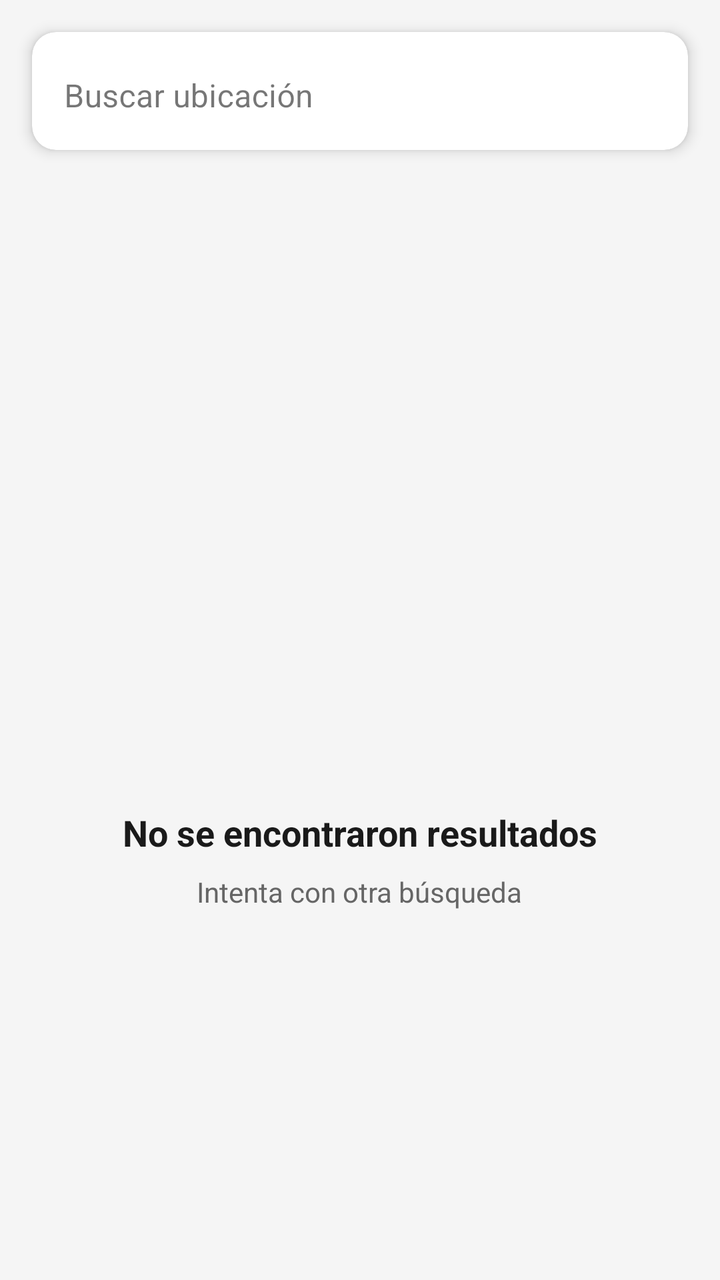
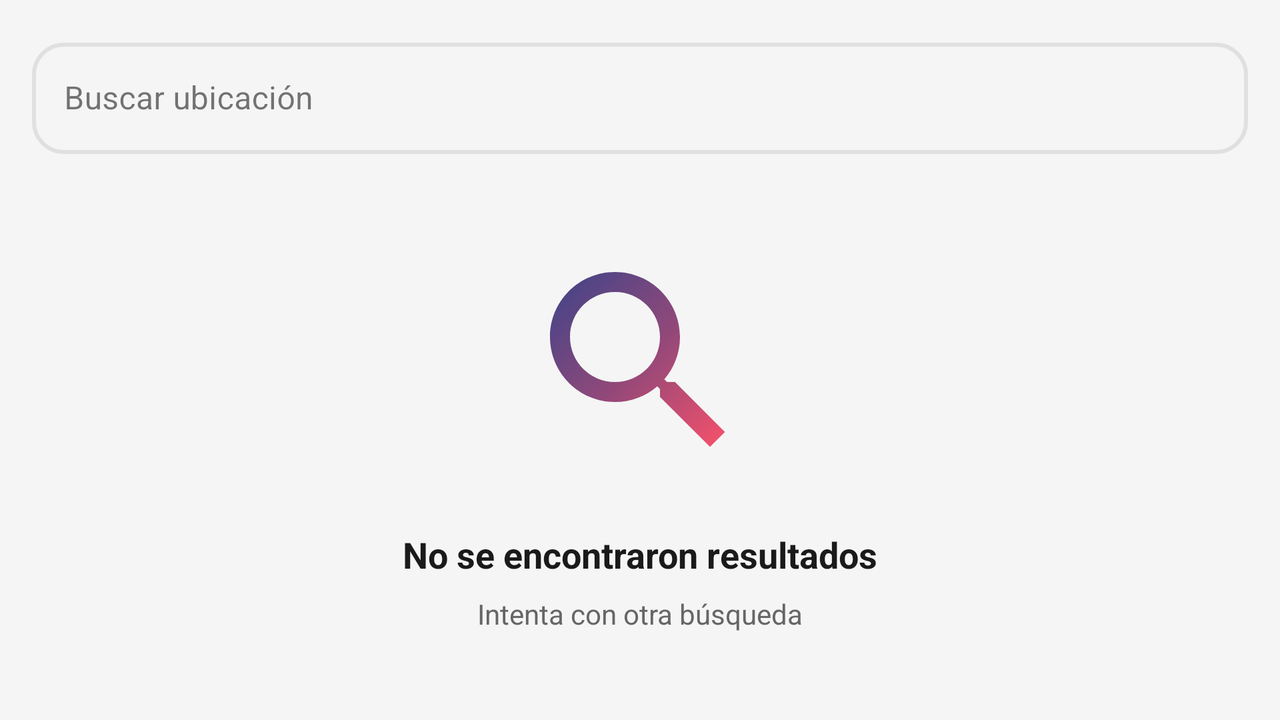

Compare how this app lays out the same screen by default and in its alternative resource folder. The renders come first, then the two layout files and the values they reference.
<!-- AndroidManifest.xml: application theme Theme.WeatherBold -->
<!-- res/layout/fragment_search.xml -->
<?xml version="1.0" encoding="utf-8"?>
<androidx.constraintlayout.widget.ConstraintLayout 
    xmlns:android="http://schemas.android.com/apk/res/android"
    xmlns:app="http://schemas.android.com/apk/res-auto"
    xmlns:tools="http://schemas.android.com/tools"
    android:layout_width="match_parent"
    android:layout_height="match_parent"
    android:background="?android:attr/colorBackground"
    tools:context=".presentation.ui.search.SearchFragment">

    <com.google.android.material.card.MaterialCardView
        android:id="@+id/search_card"
        android:layout_width="0dp"
        android:layout_height="wrap_content"
        android:layout_margin="@dimen/spacing_medium"
        app:cardCornerRadius="@dimen/card_corner_radius"
        app:cardElevation="@dimen/card_elevation"
        app:layout_constraintEnd_toEndOf="parent"
        app:layout_constraintStart_toStartOf="parent"
        app:layout_constraintTop_toTopOf="parent">

        <com.google.android.material.textfield.TextInputLayout
            android:id="@+id/search_input_layout"
            style="@style/Widget.MaterialComponents.TextInputLayout.OutlinedBox"
            android:layout_width="match_parent"
            android:layout_height="wrap_content"
            android:hint="@string/search_hint"
            app:boxStrokeWidth="0dp"
            app:boxStrokeWidthFocused="0dp"
            app:endIconMode="clear_text"
            app:hintAnimationEnabled="true">

            <com.google.android.material.textfield.TextInputEditText
                android:id="@+id/search_edit_text"
                android:layout_width="match_parent"
                android:layout_height="wrap_content"
                android:imeOptions="actionSearch"
                android:inputType="text"
                android:maxLines="1"
                android:padding="@dimen/spacing_medium"
                android:textSize="@dimen/text_size_medium" />

        </com.google.android.material.textfield.TextInputLayout>

    </com.google.android.material.card.MaterialCardView>

    <androidx.recyclerview.widget.RecyclerView
        android:id="@+id/locations_recycler_view"
        android:layout_width="0dp"
        android:layout_height="0dp"
        android:layout_marginTop="@dimen/spacing_small"
        android:clipToPadding="false"
        android:paddingHorizontal="@dimen/spacing_small"
        android:paddingBottom="@dimen/spacing_medium"
        app:layoutManager="androidx.recyclerview.widget.LinearLayoutManager"
        app:layout_constraintBottom_toBottomOf="parent"
        app:layout_constraintEnd_toEndOf="parent"
        app:layout_constraintStart_toStartOf="parent"
        app:layout_constraintTop_toBottomOf="@id/search_card"
        tools:listitem="@layout/item_location_search" />

    <LinearLayout
        android:id="@+id/empty_state_layout"
        android:layout_width="wrap_content"
        android:layout_height="wrap_content"
        android:gravity="center"
        android:orientation="vertical"
        android:padding="@dimen/spacing_extra_large"
        android:visibility="gone"
        app:layout_constraintBottom_toBottomOf="parent"
        app:layout_constraintEnd_toEndOf="parent"
        app:layout_constraintStart_toStartOf="parent"
        app:layout_constraintTop_toBottomOf="@id/search_card"
        tools:visibility="visible">

        <ImageView
            android:id="@+id/empty_state_image"
            android:layout_width="120dp"
            android:layout_height="120dp"
            android:alpha="0.6"
            android:contentDescription="@string/no_results_found"
            android:src="@drawable/ic_search_black_24dp"
            app:tint="?android:attr/textColorSecondary" />

        <TextView
            android:id="@+id/empty_state_title"
            android:layout_width="wrap_content"
            android:layout_height="wrap_content"
            android:layout_marginTop="@dimen/spacing_large"
            android:text="@string/no_results_found"
            android:textColor="?android:attr/textColorPrimary"
            android:textSize="@dimen/text_size_large"
            android:textStyle="bold" />

        <TextView
            android:id="@+id/empty_state_message"
            android:layout_width="wrap_content"
            android:layout_height="wrap_content"
            android:layout_marginTop="@dimen/spacing_small"
            android:gravity="center"
            android:text="@string/try_different_search"
            android:textColor="?android:attr/textColorSecondary"
            android:textSize="@dimen/text_size_normal" />

    </LinearLayout>

</androidx.constraintlayout.widget.ConstraintLayout>
<!-- res/layout/item_location_search.xml (included above) -->
<?xml version="1.0" encoding="utf-8"?>
<com.google.android.material.card.MaterialCardView xmlns:android="http://schemas.android.com/apk/res/android"
    xmlns:app="http://schemas.android.com/apk/res-auto"
    xmlns:tools="http://schemas.android.com/tools"
    android:layout_width="match_parent"
    android:layout_height="wrap_content"
    android:layout_marginHorizontal="8dp"
    android:layout_marginVertical="4dp"
    android:clickable="true"
    android:focusable="true"
    android:foreground="?android:attr/selectableItemBackground"
    app:cardCornerRadius="8dp"
    app:cardElevation="2dp"
    app:cardUseCompatPadding="true">

    <androidx.constraintlayout.widget.ConstraintLayout
        android:layout_width="match_parent"
        android:layout_height="wrap_content"
        android:padding="16dp">

        
        <FrameLayout
            android:id="@+id/flag_container"
            android:layout_width="40dp"
            android:layout_height="30dp"
            app:layout_constraintBottom_toBottomOf="parent"
            app:layout_constraintStart_toStartOf="parent"
            app:layout_constraintTop_toTopOf="parent">

            <ImageView
                android:id="@+id/location_icon"
                android:layout_width="match_parent"
                android:layout_height="match_parent"
                android:contentDescription="@string/country_flag_description"
                android:scaleType="fitXY"
                android:src="@drawable/avatar_12" />

            <com.google.android.material.progressindicator.CircularProgressIndicator
                android:id="@+id/loading_indicator"
                android:layout_width="24dp"
                android:layout_height="24dp"
                android:layout_gravity="center"
                android:indeterminate="true"
                android:visibility="gone"
                app:indicatorColor="?attr/colorPrimary"
                app:trackThickness="3dp" />

        </FrameLayout>

        
        <com.google.android.material.progressindicator.LinearProgressIndicator
            android:id="@+id/text_loading_indicator"
            android:layout_width="0dp"
            android:layout_height="wrap_content"
            android:layout_marginStart="16dp"
            android:layout_marginEnd="16dp"
            android:indeterminate="true"
            android:visibility="gone"
            app:indicatorColor="?attr/colorPrimary"
            app:layout_constraintBottom_toBottomOf="parent"
            app:layout_constraintEnd_toEndOf="parent"
            app:layout_constraintStart_toEndOf="@+id/flag_container"
            app:layout_constraintTop_toTopOf="parent"
            app:trackThickness="4dp" />

        <TextView
            android:id="@+id/location_name"
            android:layout_width="0dp"
            android:layout_height="wrap_content"
            android:layout_marginStart="16dp"
            android:layout_marginEnd="16dp"
            android:ellipsize="end"
            android:gravity="start|center"
            android:lines="2"
            android:maxLines="2"
            android:textColor="?android:attr/textColorPrimary"
            android:textSize="16sp"
            android:textStyle="bold"
            app:layout_constraintBottom_toBottomOf="parent"
            app:layout_constraintEnd_toEndOf="parent"
            app:layout_constraintStart_toEndOf="@+id/flag_container"
            app:layout_constraintTop_toTopOf="parent"
            tools:text="Barcelona, Catalonia, Spain" />

    </androidx.constraintlayout.widget.ConstraintLayout>

</com.google.android.material.card.MaterialCardView>
<!-- resources referenced by this layout -->
<resources>
  <dimen name="card_corner_radius">12dp</dimen>
  <dimen name="card_elevation">4dp</dimen>
  <dimen name="spacing_extra_large">32dp</dimen>
  <dimen name="spacing_large">24dp</dimen>
  <dimen name="spacing_medium">16dp</dimen>
  <dimen name="spacing_small">8dp</dimen>
  <dimen name="text_size_large">18sp</dimen>
  <dimen name="text_size_medium">16sp</dimen>
  <dimen name="text_size_normal">14sp</dimen>
  <!-- drawable avatar_12: vector/xml drawable (drawable, 3239 chars, omitted) -->
  <string name="country_flag_description">Bandera del país</string>
  <string name="no_results_found">No se encontraron resultados</string>
  <string name="search_hint">Buscar ubicación</string>
  <string name="try_different_search">Intenta con otra búsqueda</string>
  <style name="Theme.WeatherBold" parent="Theme.MaterialComponents.DayNight.DarkActionBar">
          
          <item name="colorPrimary">@color/primary_light</item>
          <item name="colorPrimaryVariant">@color/primary_variant_light</item>
          <item name="colorOnPrimary">@color/text_on_primary_light</item>
          
          
          <item name="colorSecondary">@color/secondary_light</item>
          <item name="colorSecondaryVariant">@color/secondary_variant_light</item>
          <item name="colorOnSecondary">@color/text_on_secondary_light</item>
          
          
          <item name="android:colorBackground">@color/background_light</item>
          <item name="colorSurface">@color/surface_light</item>
          <item name="colorSurfaceVariant">@color/surface_variant_light</item>
          <item name="colorOnSurface">@color/text_primary_light</item>
          <item name="colorOnBackground">@color/text_primary_light</item>
          
          
          <item name="android:statusBarColor">@color/primary_variant_light</item>
          <item name="android:windowLightStatusBar" tools:targetApi="m">true</item>
          
          
          <item name="android:navigationBarColor">@color/surface_light</item>
          <item name="android:windowLightNavigationBar" tools:targetApi="o_mr1">true</item>
          
          
          <item name="android:textColorPrimary">@color/text_primary_light</item>
          <item name="android:textColorSecondary">@color/text_secondary_light</item>
          
          
          <item name="cardBackgroundColor">@color/card_background_light</item>
          
          
          <item name="android:listDivider">@drawable/divider_light</item>
      </style>
  <color name="primary_light">#0f186f</color>
  <color name="primary_variant_light">#070d3d</color>
  <color name="text_on_primary_light">#FFFFFF</color>
  <color name="secondary_light">#ff2947</color>
  <color name="secondary_variant_light">#cc1f39</color>
  <color name="text_on_secondary_light">#FFFFFF</color>
  <color name="background_light">#F5F5F5</color>
  <color name="surface_light">#FFFFFF</color>
  <color name="surface_variant_light">#F8F9FA</color>
  <color name="text_primary_light">#1A1A1A</color>
  <color name="text_secondary_light">#666666</color>
  <color name="card_background_light">#FFFFFF</color>
  <!-- drawable divider_light (drawable) -->
  <?xml version="1.0" encoding="utf-8"?>
  <shape xmlns:android="http://schemas.android.com/apk/res/android"
      android:shape="rectangle">
      <solid android:color="@color/divider_light" />
      <size android:height="1dp" />
  </shape>
  <color name="divider_light">#E0E0E0</color>
</resources>
<!-- res/layout-land/fragment_search.xml (the repository's variant of the layout above) -->
<!-- drawn on the phone turned sideways -->
<?xml version="1.0" encoding="utf-8"?>
<androidx.constraintlayout.widget.ConstraintLayout 
    xmlns:android="http://schemas.android.com/apk/res/android"
    xmlns:app="http://schemas.android.com/apk/res-auto"
    xmlns:tools="http://schemas.android.com/tools"
    android:layout_width="match_parent"
    android:layout_height="match_parent"
    android:background="?android:attr/colorBackground"
    tools:context=".presentation.ui.search.SearchFragment">

    <com.google.android.material.textfield.TextInputLayout
        android:id="@+id/search_input_layout"
        style="@style/Widget.MaterialComponents.TextInputLayout.OutlinedBox"
        android:layout_width="0dp"
        android:layout_height="wrap_content"
        android:layout_margin="@dimen/spacing_medium"
        android:hint="@string/search_hint"
        app:boxCornerRadiusTopStart="16dp"
        app:boxCornerRadiusTopEnd="16dp"
        app:boxCornerRadiusBottomStart="16dp"
        app:boxCornerRadiusBottomEnd="16dp"
        app:boxStrokeWidth="2dp"
        app:boxStrokeWidthFocused="3dp"
        app:boxStrokeColor="@color/search_bar_stroke"
        app:hintTextColor="@color/search_bar_hint"
        app:endIconMode="clear_text"
        app:endIconTint="@color/search_bar_icon"
        app:hintAnimationEnabled="true"
        app:layout_constraintEnd_toEndOf="parent"
        app:layout_constraintStart_toStartOf="parent"
        app:layout_constraintTop_toTopOf="parent">

        <com.google.android.material.textfield.TextInputEditText
            android:id="@+id/search_edit_text"
            android:layout_width="match_parent"
            android:layout_height="wrap_content"
            android:imeOptions="actionSearch"
            android:inputType="text"
            android:maxLines="1"
            android:textColor="@color/text_primary_light"
            android:textColorHint="@color/text_secondary_light"
            android:textSize="@dimen/text_size_medium" />

    </com.google.android.material.textfield.TextInputLayout>

    
    <androidx.recyclerview.widget.RecyclerView
        android:id="@+id/locations_recycler_view"
        android:layout_width="0dp"
        android:layout_height="0dp"
        android:layout_marginTop="@dimen/spacing_small"
        android:clipToPadding="false"
        android:paddingHorizontal="@dimen/spacing_small"
        android:paddingBottom="@dimen/spacing_medium"
        app:layoutManager="androidx.recyclerview.widget.GridLayoutManager"
        app:spanCount="2"
        app:layout_constraintBottom_toBottomOf="parent"
        app:layout_constraintEnd_toEndOf="parent"
        app:layout_constraintStart_toStartOf="parent"
        app:layout_constraintTop_toBottomOf="@id/search_input_layout"
        tools:listitem="@layout/item_location_search" />

    <androidx.constraintlayout.widget.ConstraintLayout
        android:id="@+id/empty_state_layout"
        android:layout_width="0dp"
        android:layout_height="0dp"
        android:padding="@dimen/spacing_extra_large"
        android:visibility="gone"
        app:layout_constraintBottom_toBottomOf="parent"
        app:layout_constraintEnd_toEndOf="parent"
        app:layout_constraintStart_toStartOf="parent"
        app:layout_constraintTop_toBottomOf="@id/search_input_layout"
        tools:visibility="visible">

        <ImageView
            android:id="@+id/empty_state_image"
            android:layout_width="120dp"
            android:layout_height="120dp"
            android:alpha="0.8"
            android:contentDescription="@string/no_results_found"
            android:src="@drawable/ic_search_gradient"
            app:layout_constraintBottom_toTopOf="@id/empty_state_title"
            app:layout_constraintEnd_toEndOf="parent"
            app:layout_constraintStart_toStartOf="parent"
            app:layout_constraintTop_toTopOf="parent"
            app:layout_constraintVertical_chainStyle="packed" />

        <TextView
            android:id="@+id/empty_state_title"
            android:layout_width="wrap_content"
            android:layout_height="wrap_content"
            android:layout_marginTop="@dimen/spacing_large"
            android:text="@string/no_results_found"
            android:textColor="?android:attr/textColorPrimary"
            android:textSize="@dimen/text_size_large"
            android:textStyle="bold"
            app:layout_constraintBottom_toTopOf="@id/empty_state_message"
            app:layout_constraintEnd_toEndOf="parent"
            app:layout_constraintStart_toStartOf="parent"
            app:layout_constraintTop_toBottomOf="@id/empty_state_image" />

        <TextView
            android:id="@+id/empty_state_message"
            android:layout_width="0dp"
            android:layout_height="wrap_content"
            android:layout_marginStart="@dimen/spacing_large"
            android:layout_marginTop="@dimen/spacing_small"
            android:layout_marginEnd="@dimen/spacing_large"
            android:gravity="center"
            android:text="@string/try_different_search"
            android:textColor="?android:attr/textColorSecondary"
            android:textSize="@dimen/text_size_normal"
            app:layout_constraintBottom_toBottomOf="parent"
            app:layout_constraintEnd_toEndOf="parent"
            app:layout_constraintStart_toStartOf="parent"
            app:layout_constraintTop_toBottomOf="@id/empty_state_title" />

    </androidx.constraintlayout.widget.ConstraintLayout>

</androidx.constraintlayout.widget.ConstraintLayout>
<!-- resources referenced by the variant -->
<!-- as the phone turned sideways resolves them -->
<resources>
  <color name="text_primary_light">#1A1A1A</color>
  <color name="text_secondary_light">#666666</color>
  <dimen name="spacing_extra_large">32dp</dimen>
  <dimen name="spacing_large">24dp</dimen>
  <dimen name="spacing_medium">16dp</dimen>
  <dimen name="spacing_small">8dp</dimen>
  <dimen name="text_size_large">18sp</dimen>
  <dimen name="text_size_medium">16sp</dimen>
  <dimen name="text_size_normal">14sp</dimen>
  <!-- drawable ic_search_gradient (drawable) -->
  <?xml version="1.0" encoding="utf-8"?>
  <vector xmlns:android="http://schemas.android.com/apk/res/android"
      xmlns:aapt="http://schemas.android.com/aapt"
      android:width="24dp"
      android:height="24dp"
      android:viewportWidth="24"
      android:viewportHeight="24">
      
      <path
          android:pathData="M15.5,14h-0.79l-0.28,-0.27C15.41,12.59 16,11.11 16,9.5 16,5.91 13.09,3 9.5,3S3,5.91 3,9.5 5.91,16 9.5,16c1.61,0 3.09,-0.59 4.23,-1.57l0.27,0.28v0.79l5,4.99L20.49,19l-4.99,-5zM9.5,14C7.01,14 5,11.99 5,9.5S7.01,5 9.5,5 14,7.01 14,9.5 11.99,14 9.5,14z">
          <aapt:attr name="android:fillColor">
              <gradient
                  android:startX="3"
                  android:startY="3"
                  android:endX="21"
                  android:endY="21"
                  android:type="linear">
                  <item android:offset="0" android:color="#0f186f" />
                  <item android:offset="0.5" android:color="#7a1e5b" />
                  <item android:offset="1" android:color="#ff2947" />
              </gradient>
          </aapt:attr>
      </path>
  </vector>
  <string name="country_flag_description">Bandera del país</string>
  <string name="no_results_found">No se encontraron resultados</string>
  <string name="search_hint">Buscar ubicación</string>
  <string name="try_different_search">Intenta con otra búsqueda</string>
  <color name="primary_light">#0f186f</color>
  <color name="primary_variant_light">#070d3d</color>
  <color name="text_on_primary_light">#FFFFFF</color>
  <color name="secondary_light">#ff2947</color>
  <color name="secondary_variant_light">#cc1f39</color>
  <color name="text_on_secondary_light">#FFFFFF</color>
  <color name="background_light">#F5F5F5</color>
  <color name="surface_light">#FFFFFF</color>
  <color name="surface_variant_light">#F8F9FA</color>
  <color name="card_background_light">#FFFFFF</color>
  <!-- drawable divider_light (drawable) -->
  <?xml version="1.0" encoding="utf-8"?>
  <shape xmlns:android="http://schemas.android.com/apk/res/android"
      android:shape="rectangle">
      <solid android:color="@color/divider_light" />
      <size android:height="1dp" />
  </shape>
  <color name="divider_light">#E0E0E0</color>
</resources>
